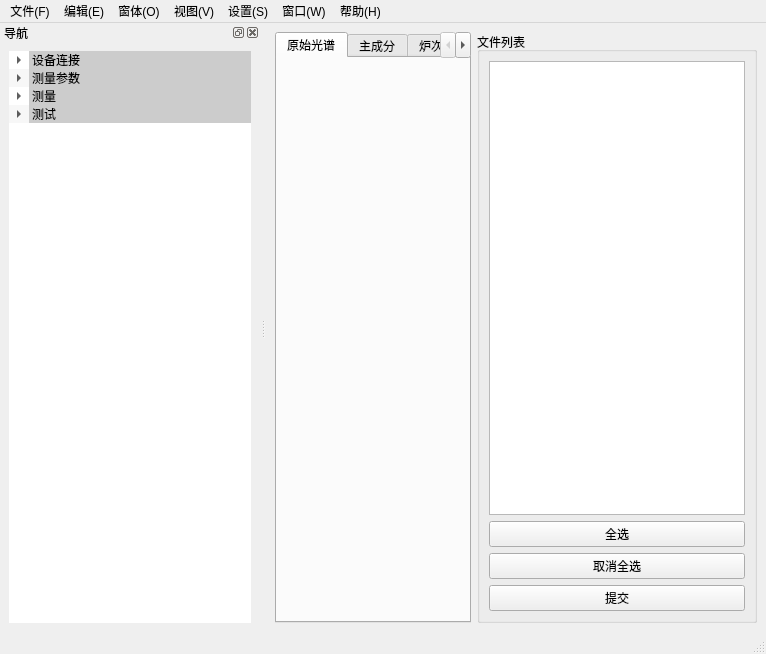
<?xml version="1.0" encoding="UTF-8"?>
<ui version="4.0">
 <class>MainWindow</class>
 <widget class="QMainWindow" name="MainWindow">
  <property name="geometry">
   <rect>
    <x>0</x>
    <y>0</y>
    <width>766</width>
    <height>654</height>
   </rect>
  </property>
  <property name="windowTitle">
   <string>MainWindow</string>
  </property>
  <widget class="QWidget" name="centralwidget">
   <layout class="QGridLayout" name="gridLayout_3">
    <item row="0" column="1">
     <widget class="QGroupBox" name="groupBox_2">
      <property name="title">
       <string>文件列表</string>
      </property>
      <layout class="QVBoxLayout" name="verticalLayout_4">
       <item>
        <widget class="QListWidget" name="listWidget">
         <property name="sizePolicy">
          <sizepolicy hsizetype="Fixed" vsizetype="Preferred">
           <horstretch>0</horstretch>
           <verstretch>0</verstretch>
          </sizepolicy>
         </property>
         <property name="selectionMode">
          <enum>QAbstractItemView::MultiSelection</enum>
         </property>
         <property name="sortingEnabled">
          <bool>true</bool>
         </property>
        </widget>
       </item>
       <item>
        <widget class="QPushButton" name="select_all">
         <property name="text">
          <string>全选</string>
         </property>
        </widget>
       </item>
       <item>
        <widget class="QPushButton" name="cancel_all">
         <property name="text">
          <string>取消全选</string>
         </property>
        </widget>
       </item>
       <item>
        <widget class="QPushButton" name="commit">
         <property name="text">
          <string>提交</string>
         </property>
        </widget>
       </item>
      </layout>
     </widget>
    </item>
    <item row="0" column="0">
     <widget class="QTabWidget" name="tabWidget">
      <property name="currentIndex">
       <number>0</number>
      </property>
      <widget class="QWidget" name="tab">
       <attribute name="title">
        <string>原始光谱</string>
       </attribute>
       <layout class="QGridLayout" name="gridLayout_2">
        <item row="0" column="0">
         <layout class="QGridLayout" name="gridLayout"/>
        </item>
       </layout>
      </widget>
      <widget class="QWidget" name="tab_2">
       <attribute name="title">
        <string>主成分</string>
       </attribute>
       <layout class="QGridLayout" name="gridLayout_5">
        <item row="0" column="0">
         <layout class="QGridLayout" name="gridLayout_4"/>
        </item>
       </layout>
      </widget>
      <widget class="QWidget" name="tab_3">
       <attribute name="title">
        <string>炉次得分变化</string>
       </attribute>
       <layout class="QGridLayout" name="gridLayout_7">
        <item row="0" column="0">
         <layout class="QGridLayout" name="gridLayout_6"/>
        </item>
       </layout>
      </widget>
     </widget>
    </item>
   </layout>
  </widget>
  <widget class="QMenuBar" name="menubar">
   <property name="geometry">
    <rect>
     <x>0</x>
     <y>0</y>
     <width>766</width>
     <height>22</height>
    </rect>
   </property>
   <widget class="QMenu" name="menu_F">
    <property name="title">
     <string>文件(F)</string>
    </property>
    <addaction name="separator"/>
   </widget>
   <widget class="QMenu" name="menuEdit">
    <property name="title">
     <string>编辑(E)</string>
    </property>
    <addaction name="separator"/>
   </widget>
   <widget class="QMenu" name="menu_O">
    <property name="title">
     <string>窗体(O)</string>
    </property>
    <addaction name="separator"/>
   </widget>
   <widget class="QMenu" name="menu_V">
    <property name="title">
     <string>视图(V)</string>
    </property>
    <addaction name="separator"/>
   </widget>
   <widget class="QMenu" name="menu_S">
    <property name="title">
     <string>设置(S)</string>
    </property>
    <addaction name="separator"/>
   </widget>
   <widget class="QMenu" name="menu_W">
    <property name="title">
     <string>窗口(W)</string>
    </property>
    <addaction name="separator"/>
   </widget>
   <widget class="QMenu" name="menu_H">
    <property name="title">
     <string>帮助(H)</string>
    </property>
   </widget>
   <addaction name="menu_F"/>
   <addaction name="menuEdit"/>
   <addaction name="menu_O"/>
   <addaction name="menu_V"/>
   <addaction name="menu_S"/>
   <addaction name="menu_W"/>
   <addaction name="menu_H"/>
  </widget>
  <widget class="QStatusBar" name="statusbar"/>
  <widget class="QDockWidget" name="dockWidget">
   <property name="sizePolicy">
    <sizepolicy hsizetype="Ignored" vsizetype="Ignored">
     <horstretch>0</horstretch>
     <verstretch>0</verstretch>
    </sizepolicy>
   </property>
   <property name="floating">
    <bool>false</bool>
   </property>
   <property name="features">
    <set>QDockWidget::AllDockWidgetFeatures</set>
   </property>
   <property name="windowTitle">
    <string>导航</string>
   </property>
   <attribute name="dockWidgetArea">
    <number>1</number>
   </attribute>
   <widget class="QWidget" name="dockWidgetContents">
    <layout class="QVBoxLayout" name="verticalLayout">
     <item>
      <widget class="QTreeWidget" name="treeWidget">
       <property name="enabled">
        <bool>true</bool>
       </property>
       <property name="sizePolicy">
        <sizepolicy hsizetype="Preferred" vsizetype="Preferred">
         <horstretch>0</horstretch>
         <verstretch>0</verstretch>
        </sizepolicy>
       </property>
       <property name="toolTip">
        <string/>
       </property>
       <property name="frameShape">
        <enum>QFrame::Box</enum>
       </property>
       <property name="lineWidth">
        <number>0</number>
       </property>
       <property name="midLineWidth">
        <number>0</number>
       </property>
       <property name="sizeAdjustPolicy">
        <enum>QAbstractScrollArea::AdjustToContents</enum>
       </property>
       <property name="tabKeyNavigation">
        <bool>false</bool>
       </property>
       <property name="dragEnabled">
        <bool>true</bool>
       </property>
       <property name="dragDropMode">
        <enum>QAbstractItemView::DragDrop</enum>
       </property>
       <property name="alternatingRowColors">
        <bool>true</bool>
       </property>
       <property name="autoExpandDelay">
        <number>-5</number>
       </property>
       <property name="allColumnsShowFocus">
        <bool>true</bool>
       </property>
       <property name="headerHidden">
        <bool>true</bool>
       </property>
       <attribute name="headerCascadingSectionResizes">
        <bool>true</bool>
       </attribute>
       <attribute name="headerMinimumSectionSize">
        <number>20</number>
       </attribute>
       <attribute name="headerHighlightSections">
        <bool>false</bool>
       </attribute>
       <attribute name="headerShowSortIndicator" stdset="0">
        <bool>true</bool>
       </attribute>
       <column>
        <property name="text">
         <string>新建列</string>
        </property>
        <property name="background">
         <color>
          <red>0</red>
          <green>170</green>
          <blue>255</blue>
         </color>
        </property>
       </column>
       <column>
        <property name="text">
         <string>新建列</string>
        </property>
       </column>
       <item>
        <property name="text">
         <string>设备连接</string>
        </property>
        <property name="toolTip">
         <string/>
        </property>
        <property name="font">
         <font>
          <family>黑体</family>
         </font>
        </property>
        <property name="textAlignment">
         <set>AlignCenter</set>
        </property>
        <property name="background">
         <brush brushstyle="SolidPattern">
          <color alpha="255">
           <red>204</red>
           <green>204</green>
           <blue>204</blue>
          </color>
         </brush>
        </property>
        <property name="foreground">
         <brush brushstyle="SolidPattern">
          <color alpha="255">
           <red>0</red>
           <green>0</green>
           <blue>0</blue>
          </color>
         </brush>
        </property>
        <property name="text">
         <string/>
        </property>
        <property name="background">
         <brush brushstyle="SolidPattern">
          <color alpha="255">
           <red>204</red>
           <green>204</green>
           <blue>204</blue>
          </color>
         </brush>
        </property>
        <property name="foreground">
         <brush brushstyle="SolidPattern">
          <color alpha="255">
           <red>96</red>
           <green>96</green>
           <blue>96</blue>
          </color>
         </brush>
        </property>
        <item>
         <property name="text">
          <string>连接启动</string>
         </property>
        </item>
        <item>
         <property name="text">
          <string>连接关闭</string>
         </property>
        </item>
        <item>
         <property name="text">
          <string>版本信息</string>
         </property>
        </item>
       </item>
       <item>
        <property name="text">
         <string>测量参数</string>
        </property>
        <property name="textAlignment">
         <set>AlignCenter</set>
        </property>
        <property name="background">
         <brush brushstyle="SolidPattern">
          <color alpha="255">
           <red>204</red>
           <green>204</green>
           <blue>204</blue>
          </color>
         </brush>
        </property>
        <property name="text">
         <string/>
        </property>
        <property name="background">
         <brush brushstyle="SolidPattern">
          <color alpha="255">
           <red>204</red>
           <green>204</green>
           <blue>204</blue>
          </color>
         </brush>
        </property>
        <item>
         <property name="text">
          <string>积分时间(ms)</string>
         </property>
         <property name="text">
          <string>0.2</string>
         </property>
         <property name="flags">
          <set>ItemIsSelectable|ItemIsEditable|ItemIsDragEnabled|ItemIsDropEnabled|ItemIsUserCheckable|ItemIsEnabled</set>
         </property>
        </item>
        <item>
         <property name="text">
          <string>平均次数</string>
         </property>
         <property name="text">
          <string>1</string>
         </property>
         <property name="flags">
          <set>ItemIsSelectable|ItemIsEditable|ItemIsDragEnabled|ItemIsDropEnabled|ItemIsUserCheckable|ItemIsEnabled</set>
         </property>
        </item>
        <item>
         <property name="text">
          <string>扫描次数</string>
         </property>
         <property name="text">
          <string>600</string>
         </property>
         <property name="flags">
          <set>ItemIsSelectable|ItemIsEditable|ItemIsDragEnabled|ItemIsDropEnabled|ItemIsUserCheckable|ItemIsEnabled</set>
         </property>
        </item>
       </item>
       <item>
        <property name="text">
         <string>测量</string>
        </property>
        <property name="textAlignment">
         <set>AlignCenter</set>
        </property>
        <property name="background">
         <brush brushstyle="SolidPattern">
          <color alpha="255">
           <red>204</red>
           <green>204</green>
           <blue>204</blue>
          </color>
         </brush>
        </property>
        <property name="text">
         <string/>
        </property>
        <property name="background">
         <brush brushstyle="SolidPattern">
          <color alpha="255">
           <red>204</red>
           <green>204</green>
           <blue>204</blue>
          </color>
         </brush>
        </property>
        <item>
         <property name="text">
          <string>测量开始</string>
         </property>
        </item>
        <item>
         <property name="text">
          <string>测量结束</string>
         </property>
        </item>
       </item>
       <item>
        <property name="text">
         <string>测试</string>
        </property>
        <property name="textAlignment">
         <set>AlignCenter</set>
        </property>
        <property name="background">
         <brush brushstyle="SolidPattern">
          <color alpha="255">
           <red>204</red>
           <green>204</green>
           <blue>204</blue>
          </color>
         </brush>
        </property>
        <property name="foreground">
         <brush brushstyle="SolidPattern">
          <color alpha="255">
           <red>0</red>
           <green>0</green>
           <blue>0</blue>
          </color>
         </brush>
        </property>
        <property name="text">
         <string/>
        </property>
        <property name="background">
         <brush brushstyle="SolidPattern">
          <color alpha="255">
           <red>204</red>
           <green>204</green>
           <blue>204</blue>
          </color>
         </brush>
        </property>
        <item>
         <property name="text">
          <string>测试1</string>
         </property>
        </item>
        <item>
         <property name="text">
          <string>测试2</string>
         </property>
        </item>
       </item>
      </widget>
     </item>
    </layout>
   </widget>
  </widget>
 </widget>
 <resources/>
 <connections/>
</ui>
